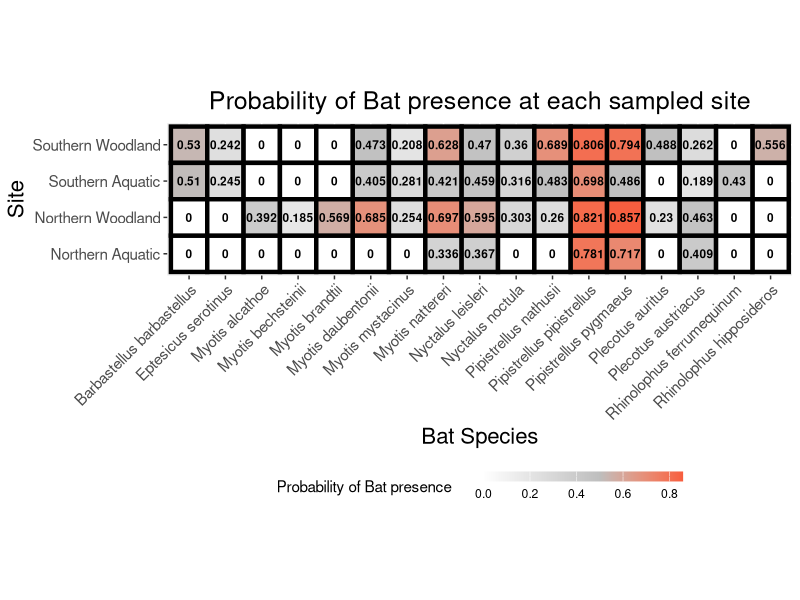
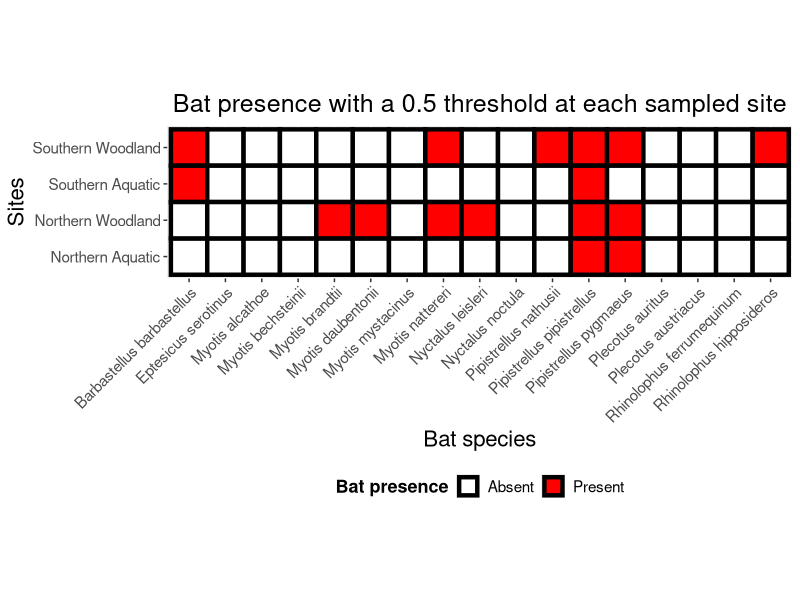
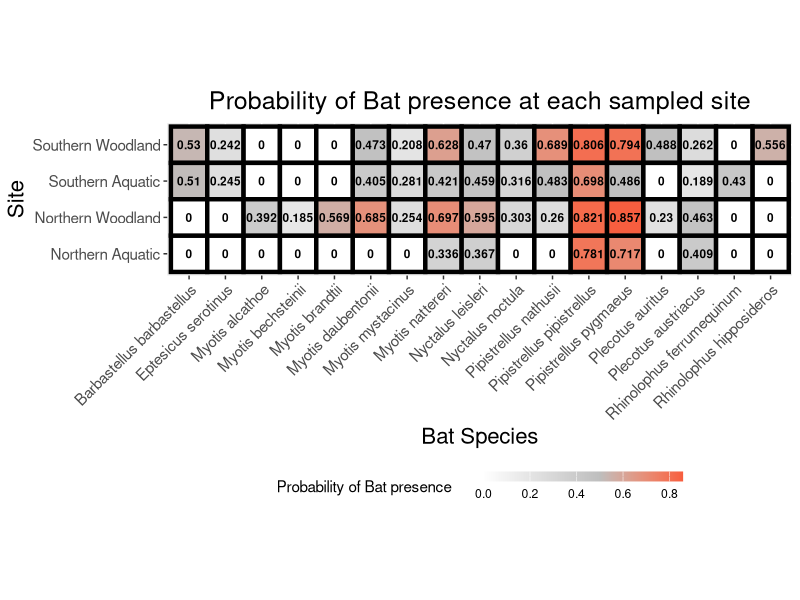
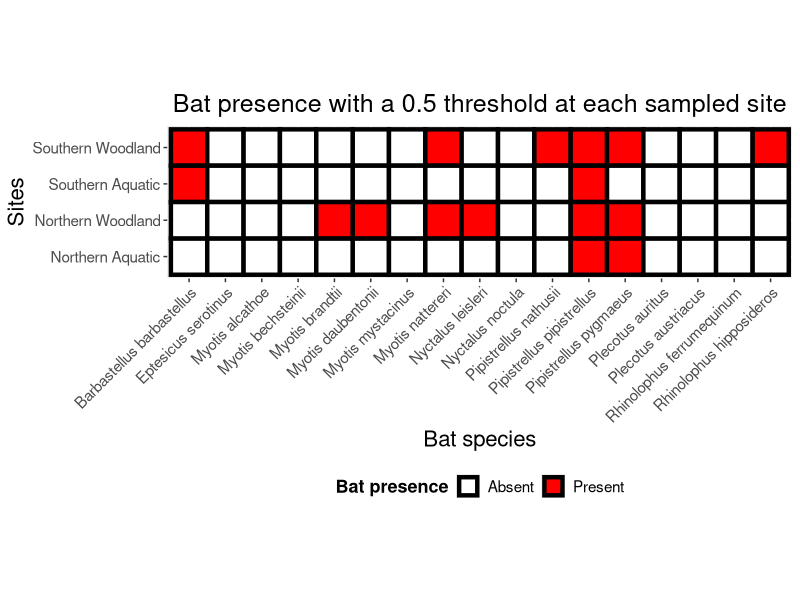

Generate these figures, in order, with R:
#Libraries----
library(ggplot2)
library(tidyverse)
library(stringr)

#Style----
style <- function(){ #setting the style for my plots
  font <- "Helvetica"
  theme(plot.title = element_text(family = font, size = 18, face = "bold", color = "#222222", hjust = 0.5), 
        plot.subtitle = element_text(family = font, size = 18, margin = margin(9, 0, 9, 0)), 
        plot.caption = element_blank(),
        plot.margin = unit(c(1,1,1,1), units = , "cm"),
        legend.text.align = 0, 
        legend.position = "bottom",
        legend.title = element_text(family = font, size = 9, face = "bold", color = "#222222",  hjust = 0.5), 
        legend.key = element_blank(), 
        legend.text = element_text(family = font, size = 9, color = "#222222"),
        axis.text = element_text(family = font, size = 15, color = "#222222"), 
        axis.text.x = element_text(margin = margin(5, b = 10)), 
        axis.title = element_text(family = font, size = 16, face = "bold", color = "#222222"), 
        axis.ticks = element_blank(), 
        axis.line = element_line(colour = "black"),
        strip.text = element_text(size = 15, hjust = 0))
}

  
#Importing raw data----
bat<-read.csv("occurrence_dat/bat_occurrence.csv")#loading the bat data
#Bat data----
bat<-bat %>% 
  select(eventID,occurrenceStatus,scientificName)

bat.pa <- bat %>%
  pivot_wider(names_from=scientificName,values_from=c(occurrenceStatus))

list0 <- as.list(rep(0,ncol(bat.pa))) ##values toreplace the NAs
names(list0) <- names(bat.pa)
bat.pa <- as.data.frame(bat.pa %>%replace_na(list0)) ##replace the NAs by 0’s


bat.long<- bat.pa %>% 
  pivot_longer(cols = -"eventID", names_to = "Species", values_to = "occurrenceStatus")


bat.long <- bat.long %>% 
  mutate(Plot = case_when( #creating a new column called plot
    grepl("North", eventID, ignore.case = TRUE) ~ "Northern", #classifying eventID with "n" as Northern Plot
    grepl("South", eventID, ignore.case = TRUE) ~ "Southern", #classifying eventID with "s" as Southern Plot
    TRUE ~ "Unknown")) %>% 
  mutate(Habitat = case_when( #creating a new column called habitat
    grepl("1", eventID, ignore.case = TRUE) ~ "Woodland", #classifying eventID with "n" as Northern Plot
    grepl("2", eventID, ignore.case = TRUE) ~ "Aquatic", #classifying eventID with "s" as Southern Plot
    grepl("3", eventID, ignore.case = TRUE) ~ "Aquatic", #classifying eventID with "n" as Northern Plot
    grepl("4", eventID, ignore.case = TRUE) ~ "Woodland", #classifying eventID with "s" as Southern Plot
    TRUE ~ "Unknown"))

bat.long <- bat.long %>% 
  mutate(Site = paste(Plot,Habitat))

(bat_plot <- ggplot(bat.long, aes(x = Species, y = Site, fill = occurrenceStatus)) +
  geom_tile(color = "Black", size = 0.5,
            lwd = 1.5,
            linetype = 1) +
  scale_fill_gradient2(low = "White",
                       mid = "grey",
                       high = "#FF0000",
                       midpoint = 0.5) +
  geom_text(aes(label = occurrenceStatus), color = "Black", fontface = "bold", size = 3)+
    labs(x = "Bat Species", y = "Site", 
         title = "Probability of Bat presence at each sampled site",
         fill = "Probability of Bat presence      ") +
    guides(fill = guide_colourbar(barwidth = 10,
                                  barheight = 0.5))+
    theme(axis.text.x = element_text(size = 11, angle = 45, hjust = 1),
          axis.text = element_text(size = 11),
          plot.title = element_text(size = 18, hjust = 0.5),
          axis.title = element_text(size = 16), 
          legend.position = "bottom",  # Set legend position to bottom
          legend.box = "horizontal")+   # Arrange legend items horizontally
    coord_fixed(ratio = 1))

ggsave(filename = "figures/Bats/bat_prob.png", plot = bat_plot, width = 10, height = 5) #exporting the graph as png


bat.long$Presence <- ifelse(bat.long$occurrenceStatus >= 0.5, 1, 0)
  
(bat_0.5 <- ggplot(bat.long, aes(x = Species, y = Site, fill = as.factor(Presence))) +
  geom_tile(color = "Black",size = 0.5,
            lwd = 1.5,
            linetype = 1) +
  scale_fill_manual(values = c("0" = "white", "1" = "#FF0000"),
                    labels = c("0" = "Absent", "1" = "Present")) +
    labs(x = "Bat species", y = "Sites", 
         title = "Bat presence with a 0.5 threshold at each sampled site",
         fill = "Bat presence",
         position = "bottom" ) + 
    theme(axis.text.x = element_text(size = 11, angle = 45, hjust = 1),
          axis.text = element_text(size = 11),
          plot.title = element_text(size = 18, hjust = 0.5),
          axis.title = element_text(size = 16), 
          legend.title = element_text(size = 13, face = "bold"), 
          legend.text = element_text(size = 11),
          legend.position = "bottom")+  # Set legend position to bottom
    coord_fixed(ratio = 1))
  
ggsave(filename = "figures/Bats/bat0.5.png", plot = bat_0.5, width = 10, height = 5) #exporting the graph as png

  